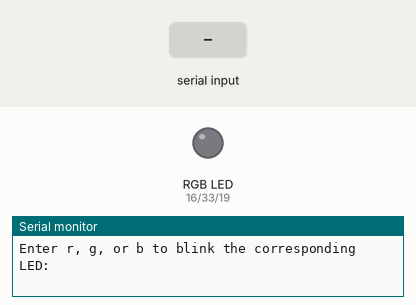
This sketch was run on a simulated ESP32. Shown: an RGB LED mixed from three pins (HIGH = lit), the last lines printed to the serial monitor. Dashed ring = blinking. The inputs (shaded band) are chosen by the test bench.

Above: at 1.2 s.
1.3 s: "r" received over Serial
At 1.7 s:
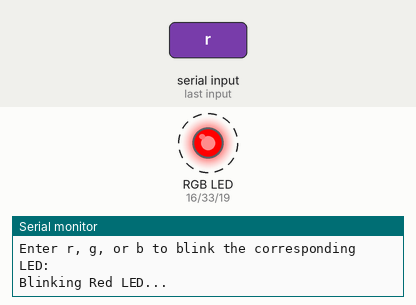
Timing chart, 0 to 7.8 s (numbered marks = the images above; inputs shaded):
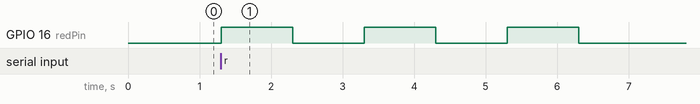

The sketch:

rgbled_userinput_control.ino
```cpp
/*
  Blink RGB LED Based on User Input
  Enter:
  - 'r' or 'R' for Red
  - 'g' or 'G' for Green
  - 'b' or 'B' for Blue
  The program waits for user input via the grb
  Serial Monitor.
*/

// Define RGB LED pins (adjust these based on your wiring)
const int redPin   = 16;
const int greenPin = 33;
const int bluePin  = 19;

void setup() {
  Serial.begin(9600); // Start serial communication at 9600 baud

  // Set RGB LED pins as outputs
  pinMode(redPin, OUTPUT);
  pinMode(greenPin, OUTPUT);
  pinMode(bluePin, OUTPUT);

  Serial.println("Enter r, g, or b to blink the corresponding LED:");
}

void loop() {
  // Wait for user input from Serial Monitor
  if (Serial.available() > 0) {
    char userInput = Serial.read();
    userInput = tolower(userInput);  // Convert to lowercase

    if (userInput == 'r') {
      Serial.println("Blinking Red LED...");
      blinkColor(255, 0, 0);
    } else if (userInput == 'b') {
      Serial.println("Blinking Green LED...");
      blinkColor(0, 0, 255);
    } else if (userInput == 'g') {
      Serial.println("Blinking Blue LED...");
      blinkColor(0, 255, 0);
    } else {
      Serial.println("Invalid input. Please enter r, g, or b.");
    }

    // Prompt for next input
    Serial.println("Enter r, g, or b to blink the corresponding LED:");
  }
}

// Function to blink the RGB LED with the specified color
void blinkColor(int redValue, int greenValue, int blueValue) {
  // Blink 3 times
  for (int i = 0; i < 3; i++) {
    // Turn LED on
    analogWrite(redPin, redValue);
    analogWrite(greenPin, greenValue);
    analogWrite(bluePin, blueValue);
    delay(1000);  // On for 1000 ms

    // Turn LED off
    analogWrite(redPin, 0);
    analogWrite(greenPin, 0);
    analogWrite(bluePin, 0);
    delay(1000);  // Off for 1000 ms
  }
}
```

Measured:
- after the input at 1.3 s, GPIO 16 (redPin): alternates HIGH for 1.0 s and LOW for 1.0 s, 6 changes in all, then stays LOW, starting at once
